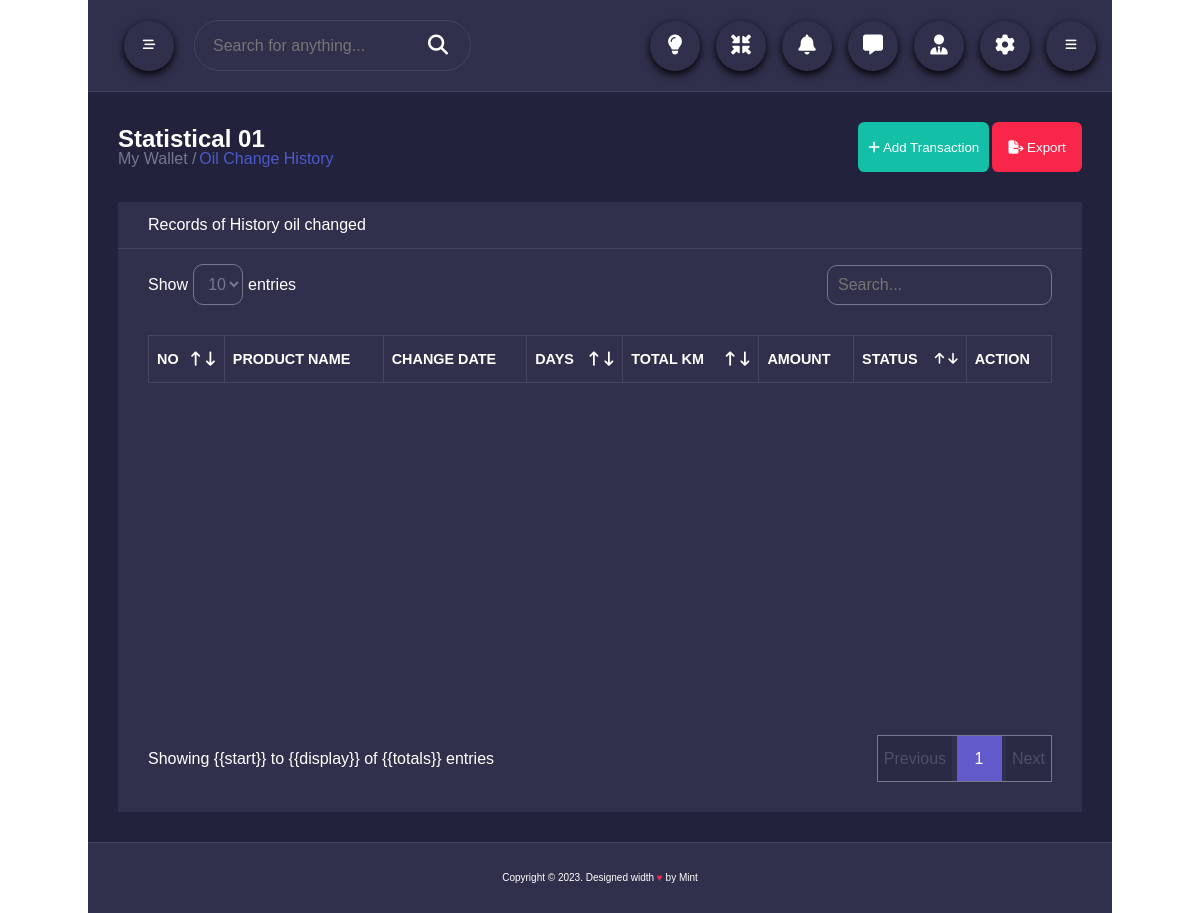
/Oil, run on an earlier commit of the app's database.
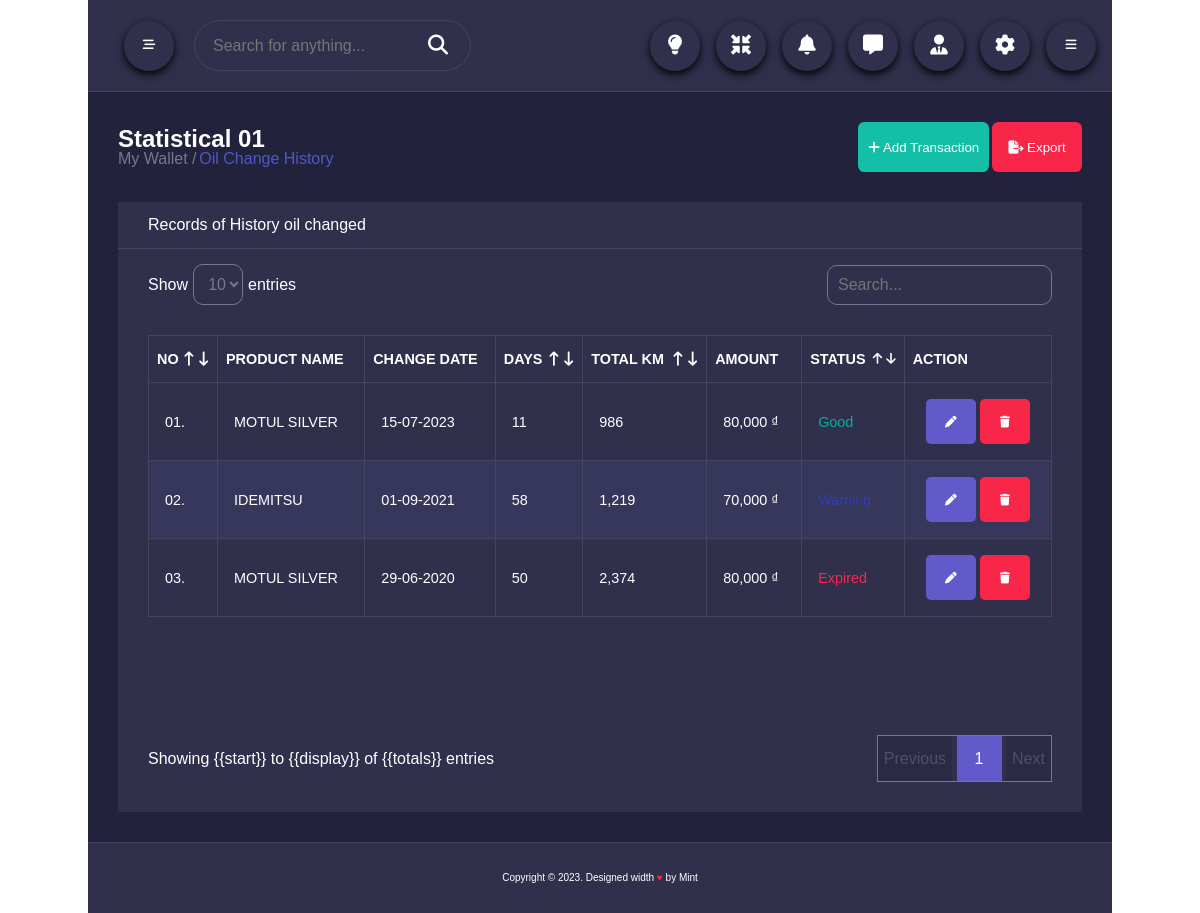
And on a later commit of the database.
### tables this page shows
CREATE TABLE `oil` (
  `och_id` int(11) NOT NULL,
  `product_id` int(11) NOT NULL,
  `start_day` date NOT NULL,
  `end_day` date NOT NULL,
  `start_km` int(11) NOT NULL,
  `end_km` int(11) NOT NULL
);

CREATE TABLE `oil_product` (
  `product_id` int(11) NOT NULL,
  `product_name` varchar(100) NOT NULL,
  `product_batch` date NOT NULL,
  `product_img` varchar(100) NOT NULL,
  `product_price` int(11) NOT NULL
);

### mvc/views/MasterLayout.php (called while the page is built, shortened)
<?php
	require_once("./mvc/views/blocks/header.php");
	require_once("./mvc/views/Page/".$data["Page"].".php");
	require_once("./mvc/views/blocks/footer.php");
?>

### mvc/core/Controller.php (called while the page is built, shortened)
<?php
	class Controller
	{
		public function view($view,$data=[])
		{
			require_once "./mvc/views/".$view.".php";
		}
	}
 ?>

### mvc/controllers/Oil.php (called while the page is built, shortened)
<?php
	class Oil extends Controller
	{
		public $OilModel;
		public function __construct(){
			$this->OilModel = $this->model("OilModel");
		}
		public function Dashboard()
		{
			$statistical1 = $this->OilModel->ShowHistory(0,10);
			$this->view("MasterLayout",[
				"Page"=>"OilView",
				"Ohighlight"=>true,
				"DataRow"=>$statistical1
			]);
		}
	}
 ?>

### mvc/core/App.php (called while the page is built, shortened)
<?php
	class App
	{
		protected $action="Dashboard";
		function __construct()
		{
			$arr = $this->UrlProcess();
			if (!is_null($arr) && file_exists("./mvc/controllers/".$arr[0].".php")) {
				unset($arr[0]);
			}
			$this->controller = new $this->controller;
			$this->param = $arr?array_values($arr):[];
			call_user_func_array([$this->controller,$this->action], $this->param);
		}
		function UrlProcess(){
			if (isset($_GET["url"])) {
				return explode("/", filter_var(trim($_GET["url"], "/")));
			}
		}
	}
 ?>

### index.php (called while the page is built, shortened)
<?php
	$myApp = new App();
 ?>

### mvc/core/DB.php (called while the page is built, shortened)
<?php
	class DB
	{
		protected $servername = "localhost";
		protected $username = "root";
		protected $password = "";
		function __construct()
		{
			$this->con = new mysqli($this->servername,$this->username,$this->password);
		}
	}
 ?>

### mvc/models/OilModel.php (called while the page is built, shortened)
<?php
	class OilModel extends DB
	{
		public function ShowHistory($start,$display){
			$q = "SELECT o.och_id,p.product_name,DATE_FORMAT(o.end_day,'%d-%m-%Y') AS 'end_day',p.product_price, ";
			$q .= "DATEDIFF(o.end_day,o.start_day) AS total_days, ";
			$q .= "(end_km-start_km) AS total_km ";
			$q .= "FROM oil AS o ";
			$q .= "JOIN oil_product AS p ";
			$q .= "USING (product_id) " ;
			$q .= "ORDER BY o.och_id ASC ";
			$q .= "LIMIT $start, $display";
			$record1 = $this->con->query($q);
			$arr = array();
			while ($r1 = $record1->fetch_array(MYSQLI_ASSOC)) {
				$arr[] = $r1;
			}
			return json_encode($arr);
		}
	}
 ?>

### mvc/views/Page/OilView.php (the view, shortened to what the changed rows need)
<div class="container">
	<div class="header__container">
		<div class="header__container-left">
			<h2 class="header__container-left-title">Statistical 01</h2>
		</div>
	</div>
	<div class="main__content">
		<main class="layout-content">
			<section class="layout_content table__header">
				<h2>Records of History oil changed</h2>
			</section>
			<section class="layout_content table__body">
				<div class="table__body-content">
					<table>
						<thead>
							<tr>
								<td class="table__label">
									<h2 class="table__label-text">NO</h2>
									<div class="table__label-icon">
									</div>
								</td>
								<td class="table__label">
									<h2 class="table__label-text">PRODUCT NAME</h2>
								</td>
								<td class="table__label">
									<h2 class="table__label-text">CHANGE DATE</h2>
								</td>
								<td class="table__label">
									<h2 class="table__label-text">DAYS</h2>
									<div class="table__label-icon">
									</div>
								</td>
								<td class="table__label">
									<h2 class="table__label-text">TOTAL KM</h2>
									<div class="table__label-icon">
									</div>
								</td>
								<td class="table__label">
									<h2 class="table__label-text">AMOUNT</h2>
								</td>
								<td class="table__label">
									<h2 class="table__label-text">STATUS</h2>
									<div class="table__label-icon">
									</div>
								</td>
								<td class="table__label">
									<h2 class="table__label-text">ACTION</h2>
								</td>
							</tr>
						</thead>
						<tbody>
							<?php
								$row = json_decode($data["DataRow"]);
								for ($i=0; $i < count($row) ; $i++) {
									$status_noti = "good";
									if ($row[$i]->total_km >= 1200 && $row[$i]->total_km <= 1500) {
										$status_noti = "warning";
									} elseif ($row[$i]->total_km >= 1500) {
										$status_noti = "expired";
									}
									$row[$i]->och_id < 10 ? $row_id = '0'.$row[$i]->och_id : $row_id = $row[$i]->och_id;
									echo'<tr class = "rowContent" id ="'.$row[$i]->och_id.'">';
									echo'<td data-cell="no">'.$row_id.'.</td>';
									echo'<td data-cell="product name">'.$row[$i]->product_name.'</td>';
									echo'<td data-cell="change date">'.$row[$i]->end_day.'</td>';
									echo'<td data-cell="days">'.$row[$i]->total_days.'</td>';
									echo'<td data-cell="total km">'.number_format($row[$i]->total_km,0,'.',',').'</td>';
									echo'<td data-cell="amount">'.number_format($row[$i]->product_price,0,'.',',').' &#8363'.'</td>';
									echo'<td data-cell="status" class="table__status table__status-'.$status_noti.'">'.$status_noti.'</td>';
									echo '<td data-cell="Action">
										<div class="table__action">
										<button class="edit__button">
										<i class="fa-solid fa-pen fa-sm"></i>
										</button>
										<button class="remove__button">
										<i class="fa-solid fa-trash fa-sm"></i>
										</button>
										</div>
										</td>';
									echo'</tr>';
								}
							?>
						</tbody>
					</table>
				</div>
			</section>
		</main>
	</div>

What changed in the data, as far as the page shows it:
added oil: och_id "01", product.product_name "MOTUL SILVER", end_day "15-07-2023", total_days "11", total_km "986", product.product_price "80,000", status_noti "Good"
added oil: och_id "02", product.product_name "IDEMITSU", end_day "01-09-2021", total_days "58", total_km "1,219", product.product_price "70,000"
now on this page (row unchanged): oil: och_id "03", product.product_name "MOTUL SILVER", end_day "29-06-2020", total_days "50", total_km "2,374", product.product_price "80,000", status_noti "Expired"
